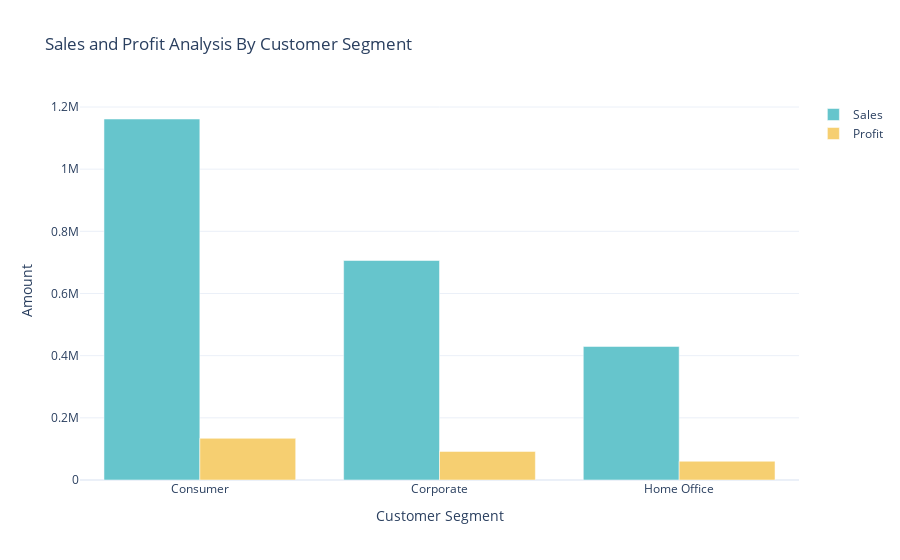

Notebook cell for this chart:
### Markdown cell above
<!-- Sales and Profit Analysis By Customer Segment -->

### Code cell
sales_profit_by_segment = data.groupby('Segment').agg({'Sales': 'sum', 'Profit' : 'sum'}).reset_index()
color_palette = colors.qualitative.Pastel

fig = go.Figure()
fig.add_trace(go.Bar(x=sales_profit_by_segment['Segment'], y=sales_profit_by_segment['Sales'], name= 'Sales', marker_color=color_palette[0]))

fig.add_trace(go.Bar(x=sales_profit_by_segment['Segment'], y=sales_profit_by_segment['Profit'], name= 'Profit', marker_color=color_palette[1]))

fig.update_layout(title='Sales and Profit Analysis By Customer Segment', xaxis_title= 'Customer Segment', yaxis_title= 'Amount')
fig.show()

### Figure 1 — Plotly figure (JSON) as saved in the notebook; plotly's stock layout.template omitted (floating-point values rounded to 4 significant figures)
{"data": [{"marker": {"color": "rgb(102, 197, 204)"}, "name": "Sales", "type": "bar", "x": ["Consumer", "Corporate", "Home Office"], "y": [1161000.0, 706100.0, 429700.0]}, {"marker": {"color": "rgb(246, 207, 113)"}, "name": "Profit", "type": "bar", "x": ["Consumer", "Corporate", "Home Office"], "y": [134100.0, 91980.0, 60300.0]}], "layout": {"title": {"text": "Sales and Profit Analysis By Customer Segment"}, "xaxis": {"title": {"text": "Customer Segment"}}, "yaxis": {"title": {"text": "Amount"}}}}
